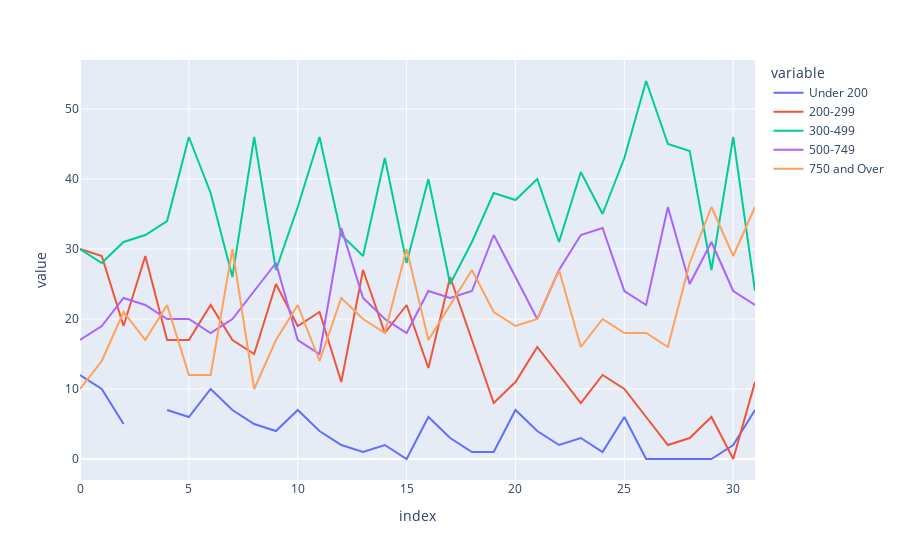

Source (notebook cell):
### Code cell
df = new_price_by_region[new_price_by_region.Region == 'North East']
df = df.reset_index()





df[['Under 200', '200-299']] = df[['Under 200', '200-299']].apply(pd.to_numeric,errors = 'coerce')
px.line(df, x = 'Period', y = ['Under 200', '200-299','300-499','500-749','750 and Over'])

### Figure 1 — Plotly figure (JSON) as saved in the notebook; plotly's stock layout.template omitted (floating-point values rounded to 4 significant figures)
{"data": [{"hovertemplate": "variable=Under 200<br>index=%{x}<br>value=%{y}<extra></extra>", "legendgroup": "Under 200", "line": {"color": "#636efa", "dash": "solid"}, "marker": {"symbol": "circle"}, "mode": "lines", "name": "Under 200", "orientation": "v", "showlegend": true, "type": "scatter", "x": [0, 1, 2, 3, 4, 5, 6, 7, 8, 9, 10, 11, 12, 13, 14, 15, 16, 17, 18, 19, 20, 21, 22, 23, 24, 25, 26, 27, 28, 29, 30, 31], "xaxis": "x", "y": [12, 10, 5, null, 7, 6, 10, 7, 5, 4, 7, 4, 2, 1, 2, 0, 6, 3, 1, 1, 7, 4, 2, 3, 1, 6, 0, 0, 0, 0, 2, 7], "yaxis": "y"}, {"hovertemplate": "variable=200-299<br>index=%{x}<br>value=%{y}<extra></extra>", "legendgroup": "200-299", "line": {"color": "#EF553B", "dash": "solid"}, "marker": {"symbol": "circle"}, "mode": "lines", "name": "200-299", "orientation": "v", "showlegend": true, "type": "scatter", "x": [0, 1, 2, 3, 4, 5, 6, 7, 8, 9, 10, 11, 12, 13, 14, 15, 16, 17, 18, 19, 20, 21, 22, 23, 24, 25, 26, 27, 28, 29, 30, 31], "xaxis": "x", "y": [30, 29, 19, 29, 17, 17, 22, 17, 15, 25, 19, 21, 11, 27, 18, 22, 13, 26, 17, 8, 11, 16, 12, 8, 12, 10, 6, 2, 3, 6, 0, 11], "yaxis": "y"}, {"hovertemplate": "variable=300-499<br>index=%{x}<br>value=%{y}<extra></extra>", "legendgroup": "300-499", "line": {"color": "#00cc96", "dash": "solid"}, "marker": {"symbol": "circle"}, "mode": "lines", "name": "300-499", "orientation": "v", "showlegend": true, "type": "scatter", "x": [0, 1, 2, 3, 4, 5, 6, 7, 8, 9, 10, 11, 12, 13, 14, 15, 16, 17, 18, 19, 20, 21, 22, 23, 24, 25, 26, 27, 28, 29, 30, 31], "xaxis": "x", "y": [30, 28, 31, 32, 34, 46, 38, 26, 46, 27, 36, 46, 32, 29, 43, 28, 40, 25, 31, 38, 37, 40, 31, 41, 35, 43, 54, 45, 44, 27, 46, 24], "yaxis": "y"}, {"hovertemplate": "variable=500-749<br>index=%{x}<br>value=%{y}<extra></extra>", "legendgroup": "500-749", "line": {"color": "#ab63fa", "dash": "solid"}, "marker": {"symbol": "circle"}, "mode": "lines", "name": "500-749", "orientation": "v", "showlegend": true, "type": "scatter", "x": [0, 1, 2, 3, 4, 5, 6, 7, 8, 9, 10, 11, 12, 13, 14, 15, 16, 17, 18, 19, 20, 21, 22, 23, 24, 25, 26, 27, 28, 29, 30, 31], "xaxis": "x", "y": [17, 19, 23, 22, 20, 20, 18, 20, 24, 28, 17, 15, 33, 23, 20, 18, 24, 23, 24, 32, 26, 20, 27, 32, 33, 24, 22, 36, 25, 31, 24, 22], "yaxis": "y"}, {"hovertemplate": "variable=750 and Over<br>index=%{x}<br>value=%{y}<extra></extra>", "legendgroup": "750 and Over", "line": {"color": "#FFA15A", "dash": "solid"}, "marker": {"symbol": "circle"}, "mode": "lines", "name": "750 and Over", "orientation": "v", "showlegend": true, "type": "scatter", "x": [0, 1, 2, 3, 4, 5, 6, 7, 8, 9, 10, 11, 12, 13, 14, 15, 16, 17, 18, 19, 20, 21, 22, 23, 24, 25, 26, 27, 28, 29, 30, 31], "xaxis": "x", "y": [10, 14, 21, 17, 22, 12, 12, 30, 10, 17, 22, 14, 23, 20, 18, 30, 17, 22, 27, 21, 19, 20, 27, 16, 20, 18, 18, 16, 28, 36, 29, 36], "yaxis": "y"}], "layout": {"legend": {"title": {"text": "variable"}, "tracegroupgap": 0}, "margin": {"t": 60}, "xaxis": {"anchor": "y", "domain": [0, 1], "title": {"text": "index"}}, "yaxis": {"anchor": "x", "domain": [0, 1], "title": {"text": "value"}}}}
